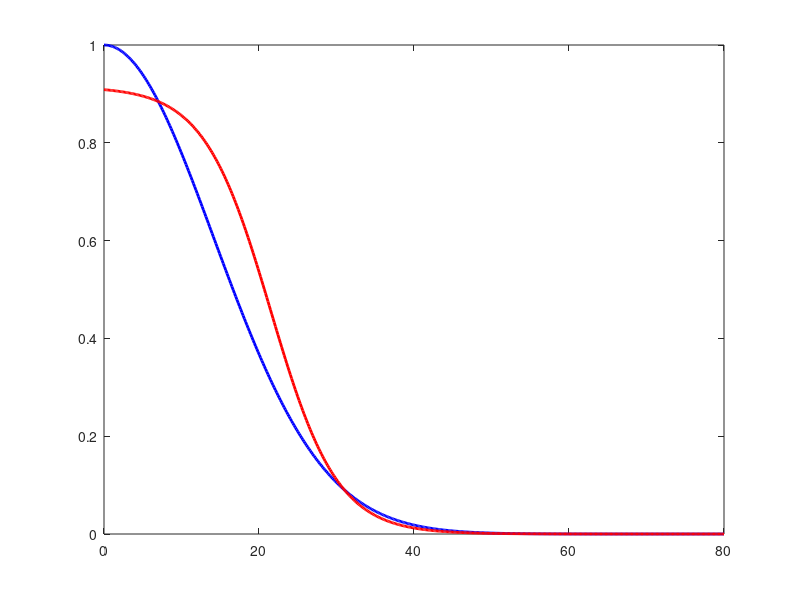

This figure's MATLAB source: (Note: this script raises an error after producing the figure.)
%% TETHERED POLYMER SIMULATION (1D)
% WITH:
% - Single binding site per bead
% - Runs Caitlin (Gaussian) and Ben (logistic) kon models in parallel
% - Matched kon scaling at r = 31 nm
% - Proximity-based clustering
% - Bond lifetime tracking

clear; clc; close all;

%% ---------------- PARAMETERS ----------------
N = 6;
L = 120;
steps = 200000;
dt = 1e-3;

zeta = 2.5e-3;
kBT  = 4.1;

Lp = 50;
Nk = 17;
R0 = Nk*(2*Lp);
alpha = 0.2176;

% Excluded volume
cEV = 8.305e-5;
aEV = 3.268e-5;

% Crosslink parameters
kon0    = 1.0;
koff    = 0.5;
k_cross = 0.01;

noise = sqrt(2*kBT*dt/zeta);

%% ---------------- BEN KERNEL MATCHING ----------------
r_match = 31;
r_half  = 21.5;
steep   = 5;

kG           = kon0 * exp(-(r_match^2)/(20^2));
a_match      = 2 / (1 + exp(steep*(r_match/r_half - 1)));
scale_factor = kG / (kon0 * a_match);

fprintf('Ben model scale factor = %f\n', scale_factor);

%% ---------------- VISUALIZE KON FUNCTIONS ----------------
r_vals  = linspace(0, 80, 500);
k_gauss = kon0 * exp(-(r_vals.^2)/(20^2));
k_ben   = zeros(size(r_vals));
for i = 1:length(r_vals)
    a        = 2 / (1 + exp(steep*(r_vals(i)/r_half - 1)));
    k_ben(i) = scale_factor * kon0 * a;
end

figure
plot(r_vals, k_gauss, 'b', 'LineWidth', 2); hold on
plot(r_vals, k_ben,   'r', 'LineWidth', 2)
xline(r_match, '--k', 'LineWidth', 1)
xlabel('Distance (nm)')
ylabel('k_{on}')
legend('Gaussian (Caitlin)', 'Ben logistic (scaled)', 'Match point')
title('Matched k_{on} Functions')
grid on

%% ---------------- RUN BOTH MODELS ----------------
model_names   = {'Caitlin (Gaussian)', 'Ben (Logistic)'};
use_ben_flags = [false, true];
colors        = {'b', 'r'};

store_interval = 5000;
num_snaps      = floor(steps / store_interval);

% Pre-allocate results struct
for m = 1:2
    results(m).B_history       = cell(1, num_snaps);
    results(m).traj            = zeros(N, steps);
    results(m).largest_cluster = zeros(num_snaps, 1);
    results(m).cluster_sizes   = zeros(num_snaps, N);
    results(m).bond_lifetimes  = [];
end

for m = 1:2

    fprintf('\nRunning model: %s\n', model_names{m});
    use_ben = use_ben_flags(m);

    % Initial condition
    x        = linspace(0, L, N)';
    x(1)     = 0;
    x(N)     = L;
    B        = zeros(N);
    bound    = zeros(N, 1);
    bond_start    = zeros(N);   % step when each bond formed
    bond_lifetimes = [];
    snap_idx = 1;

    tic
    for t = 1:steps

        %% --- CROSSLINK DYNAMICS ---
        for i = 1:N
            for j = i+1:N
                if abs(i-j) > 1

                    dist = x(i) - x(j);

                    % compute kon
                    if use_ben
                        a      = 2 / (1 + exp(steep*(abs(dist)/r_half - 1)));
                        kon_ij = scale_factor * kon0 * a;
                    else
                        kon_ij = kon0 * exp(-(dist^2)/(20^2));
                    end
                    kon_ij = max(0, min(kon_ij, 1/dt));

                    % binding
                    if B(i,j) == 0 && bound(i) == 0 && bound(j) == 0
                        if rand < kon_ij * dt
                            B(i,j)          = 1;
                            B(j,i)          = 1;
                            bound(i)        = 1;
                            bound(j)        = 1;
                            bond_start(i,j) = t;
                        end

                    % unbinding
                    elseif B(i,j) == 1
                        if rand < koff * dt
                            lifetime             = (t - bond_start(i,j)) * dt;
                            bond_lifetimes(end+1) = lifetime; %#ok<AGROW>
                            B(i,j)          = 0;
                            B(j,i)          = 0;
                            bound(i)        = 0;
                            bound(j)        = 0;
                            bond_start(i,j) = 0;
                        end
                    end

                end
            end
        end

        %% --- FORCES ---
        F    = zeros(N, 1);
        r    = diff(x);
        rabs = abs(r);
        FWLC = alpha * (-1 + 1./(1 - rabs/R0).^2 + 4*rabs/R0);
        F(2:N)   = F(2:N)   - sign(r).*FWLC;
        F(1:N-1) = F(1:N-1) + sign(r).*FWLC;

        dx     = x' - x;
        Fcross = k_cross * B .* dx;
        F      = F + sum(Fcross, 2);

        dx  = x - x';
        FEV = cEV * dx .* exp(-aEV * dx.^2);
        F   = F + sum(FEV, 2);

        xi = noise * randn(N, 1);
        x  = x + (dt/zeta)*F + xi;
        x(1) = 0;
        x(N) = L;

        results(m).traj(:,t) = x;

        if mod(t, store_interval) == 0
            results(m).B_history{snap_idx} = B;
            snap_idx = snap_idx + 1;
        end

    end

    % capture any bonds still active at end of run
    for i = 1:N
        for j = i+1:N
            if B(i,j) == 1
                lifetime             = (steps - bond_start(i,j)) * dt;
                bond_lifetimes(end+1) = lifetime; %#ok<AGROW>
            end
        end
    end

    toc

    %% --- PROXIMITY CLUSTER ANALYSIS ---
    r_thresh = 20;
    for k = 1:num_snaps
        x_snap = results(m).traj(:, k*store_interval);
        dx     = abs(x_snap - x_snap');
        A      = (dx < r_thresh) & (dx > 0);
        G      = graph(A);
        bins   = conncomp(G);
        sizes  = zeros(1, max(bins));
        for c = 1:max(bins)
            sizes(c) = sum(bins == c);
        end
        results(m).cluster_sizes(k, 1:length(sizes)) = sizes;
        results(m).largest_cluster(k) = max(sizes);
    end

    results(m).bond_lifetimes = bond_lifetimes;

end

%% ---------------- COMPARISON PLOTS ----------------
snap_times = (1:num_snaps) * store_interval * dt;

%% --- Cluster Growth ---
figure
for m = 1:2
    plot(snap_times, results(m).largest_cluster, colors{m}, 'LineWidth', 2); hold on
end
xlabel('Time (s)')
ylabel('Largest cluster size')
title('Cluster Growth Comparison')
legend(model_names)
grid on

%% --- Cluster Size Distribution ---
figure
for m = 1:2
    subplot(1, 2, m)
    sz = results(m).cluster_sizes;
    histogram(sz(sz > 0), 'BinEdges', 0.5:1:N+0.5, 'FaceColor', colors{m})
    xlabel('Cluster size')
    ylabel('Frequency')
    title(model_names{m})
    grid on
end
sgtitle('Cluster Size Distribution')

%% --- Bond Lifetime Distributions ---
figure
for m = 1:2
    lt = results(m).bond_lifetimes;
    subplot(1, 2, m)
    if ~isempty(lt)
        histogram(lt, 30, 'FaceColor', colors{m})
        xline(mean(lt), '--k', 'LineWidth', 1.5)
        xlabel('Bond lifetime (s)')
        ylabel('Count')
        title(sprintf('%s\nMean = %.3f s,  Median = %.3f s', ...
            model_names{m}, mean(lt), median(lt)))
    else
        title([model_names{m}, ' — no bonds formed'])
    end
    grid on
end
sgtitle('Bond Lifetime Distributions')

%% --- Bond Lifetime CDF (overlay) ---
figure; hold on
for m = 1:2
    lt = sort(results(m).bond_lifetimes);
    if ~isempty(lt)
        cdf = (1:length(lt)) / length(lt);
        plot(lt, cdf, colors{m}, 'LineWidth', 2)
    end
end
xlabel('Bond lifetime (s)')
ylabel('Cumulative probability')
title('Bond Lifetime CDF')
legend(model_names)
grid on

%% --- Summary to command window ---
fprintf('\n========== BOND LIFETIME SUMMARY ==========\n')
for m = 1:2
    lt = results(m).bond_lifetimes;
    if ~isempty(lt)
        fprintf('%s:\n',                   model_names{m})
        fprintf('  Total bonds formed : %d\n',     length(lt))
        fprintf('  Mean lifetime      : %.4f s\n', mean(lt))
        fprintf('  Median lifetime    : %.4f s\n', median(lt))
        fprintf('  Max lifetime       : %.4f s\n', max(lt))
        fprintf('  Std deviation      : %.4f s\n', std(lt))
    else
        fprintf('%s: no bonds recorded\n', model_names{m})
    end
end
fprintf('============================================\n')

%% --- Bond Matrices ---
for m = 1:2
    figure
    for k = 1:num_snaps
        subplot(ceil(sqrt(num_snaps)), ceil(sqrt(num_snaps)), k)
        imagesc(results(m).B_history{k})
        axis square
        title(['t = ', num2str(k*store_interval)])
    end
    sgtitle(['Bond Network — ', model_names{m}])
end

%% --- Final Configurations ---
figure
for m = 1:2
    subplot(1, 2, m); hold on
    x_final = results(m).traj(:, end);
    B_final = results(m).B_history{end};
    plot(x_final, zeros(size(x_final)), 'ko', 'MarkerFaceColor', 'k')
    for i = 1:N
        for j = i+1:N
            if B_final(i,j) == 1
                plot([x_final(i), x_final(j)], [0, 0], [colors{m}, '-'], 'LineWidth', 2)
            end
        end
    end
    title(['Final Config — ', model_names{m}])
    ylim([-1 1]); grid on
end
sgtitle('Final Configurations')
